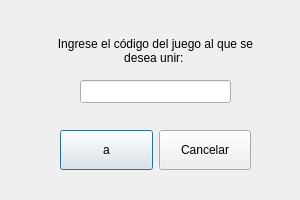
<?xml version="1.0" encoding="UTF-8"?>
<ui version="4.0">
 <class>JoinGameWindow</class>
 <widget class="QDialog" name="JoinGameWindow">
  <property name="geometry">
   <rect>
    <x>0</x>
    <y>0</y>
    <width>300</width>
    <height>200</height>
   </rect>
  </property>
  <property name="windowTitle">
   <string>Dialog</string>
  </property>
  <widget class="QWidget" name="horizontalLayoutWidget">
   <property name="geometry">
    <rect>
     <x>60</x>
     <y>120</y>
     <width>191</width>
     <height>61</height>
    </rect>
   </property>
   <layout class="QHBoxLayout" name="horizontalLayout">
    <item>
     <widget class="QPushButton" name="insertCodeButton">
      <property name="minimumSize">
       <size>
        <width>20</width>
        <height>40</height>
       </size>
      </property>
      <property name="text">
       <string>a</string>
      </property>
     </widget>
    </item>
    <item>
     <widget class="QPushButton" name="cancelCodeButton">
      <property name="minimumSize">
       <size>
        <width>20</width>
        <height>40</height>
       </size>
      </property>
      <property name="text">
       <string>Cancelar</string>
      </property>
     </widget>
    </item>
   </layout>
  </widget>
  <widget class="QLineEdit" name="codeLineEdit">
   <property name="geometry">
    <rect>
     <x>80</x>
     <y>80</y>
     <width>151</width>
     <height>23</height>
    </rect>
   </property>
  </widget>
  <widget class="QLabel" name="joinGameLabel">
   <property name="geometry">
    <rect>
     <x>40</x>
     <y>30</y>
     <width>231</width>
     <height>41</height>
    </rect>
   </property>
   <property name="text">
    <string>Ingrese el código del juego al que se desea unir: </string>
   </property>
   <property name="alignment">
    <set>Qt::AlignCenter</set>
   </property>
   <property name="wordWrap">
    <bool>true</bool>
   </property>
  </widget>
 </widget>
 <resources/>
 <connections/>
</ui>
